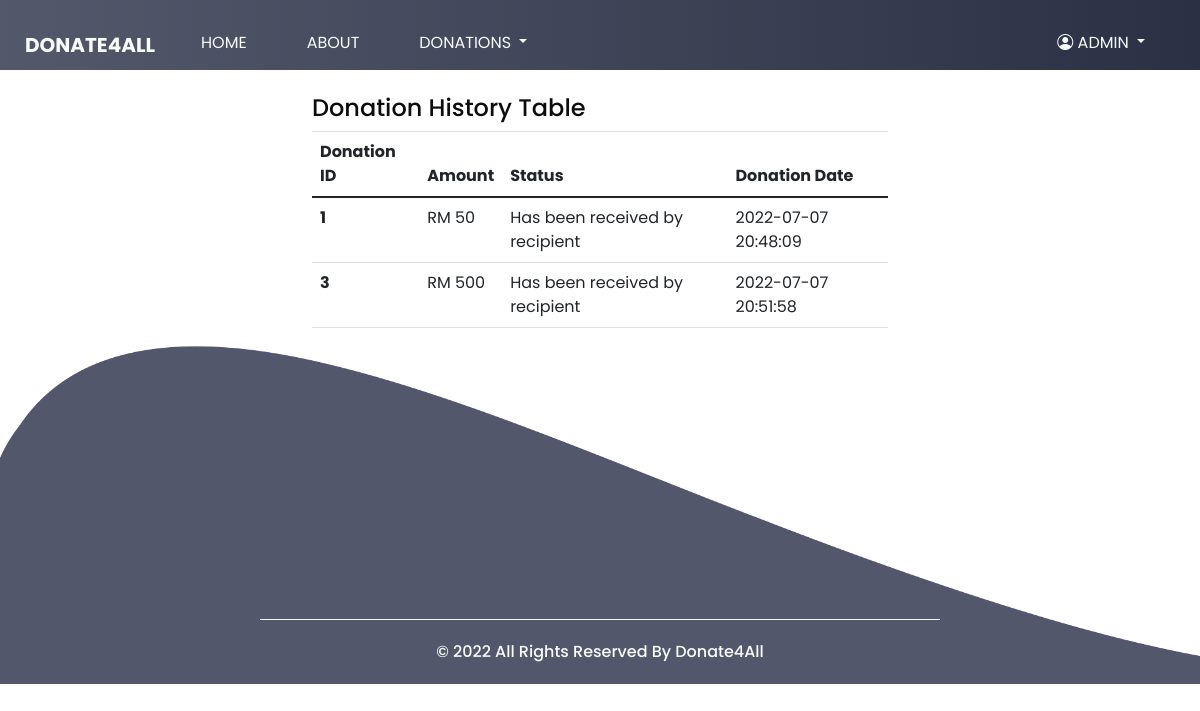
The page /Donor/donationhistory.php (signed in) on the database its author committed.
### tables this page shows
CREATE TABLE `donation` (
  `donationID` int(11) NOT NULL,
  `donor_fk` int(11) NOT NULL,
  `request_fk` int(11) NOT NULL,
  `Amount` double DEFAULT NULL,
  `Status` int(11) DEFAULT NULL,
  `DonationDate` timestamp NULL DEFAULT current_timestamp()
);

### Donor/include/retrievedonation.php (called while the page is built)
<?php
include 'include/config.php';
$query="select donationID,Amount,Status,DonationDate from donation";
$result=mysqli_query($con,$query);
?>

### Donor/donationhistory.php (the view, shortened to what this page needs)
<?php
include('include/config.php');
?>
<!DOCTYPE html>
<html>
<head>
    <link rel="stylesheet" type="text/css" href="https://cdnjs.cloudflare.com/ajax/libs/OwlCarousel2/2.1.3/assets/owl.carousel.min.css" />
    <link rel="stylesheet" type="text/css" href="css/bootstrap.css" />
    <link rel="stylesheet" href="https://cdn.jsdelivr.net/npm/bootstrap@4.0.0/dist/css/bootstrap.min.css" />
    <link rel="stylesheet" href="https://cdn.jsdelivr.net/npm/bootstrap@5.0.2/dist/css/bootstrap.min.css">
    <link rel="stylesheet" href="https://cdn.jsdelivr.net/npm/bootstrap-icons@1.5.0/font/bootstrap-icons.css">
    <link href="css/style.css" rel="stylesheet" />
    <link href="css/responsive.css" rel="stylesheet" />
</head>
<body class="sub_page">
    <div class="hero_area">
        <?php include('include/mainheader.php'); ?>
    </div>
    <br>
    <div class="container-fluid">
            <div class="row justify-content-center">
                <div class="col-lg-6">
                <div class="card-title">
                                    <h4>Donation History Table </h4>
                                </div>
                                <div class="bootstrap-data-table-panel">
                                    <div class="table-responsive">
                                        <table id="row-select" class="display table table-borderd table-hover">
                                            <thead>
                                                <tr>
                                                    <th>Donation ID</th>
                                                    <th>Amount</th>
                                                    <th>Status</th>
                                                    <th>Donation Date</th>
                                                </tr>
                                            </thead>
                                            <tbody>
                                                <?php include 'include/retrievedonation.php'; ?>
                                                <?php if ($result->num_rows > 0) : ?>
                                                    <?php while ($array = mysqli_fetch_row($result)) : ?>
                                                        <tr>
                                                            <th scope="row"><?php echo $array[0]; ?></th>
                                                            <td>RM <?php echo $array[1]; ?></td>
                                                            <td><?php
                                                            if($array[2]==1)
                                                            echo "Has been received by recipient";
                                                            else
                                                            echo "Not been received by recipient"; ?></td>
                                                            <td><?php echo $array[3]; ?></td>
                                                        </tr>
                                                    <?php endwhile; ?>
                                                <?php else : ?>
                                                    <tr>
                                                        <td colspan="3" rowspan="1" headers="">No Data Found</td>
                                                    </tr>
                                                <?php endif; ?>
                                            </tbody>
                                        </table>
                                    </div>
                                </div>
                            </div>
                </div>
            </div>
        <br>
    <br><br><br><br>
    <div class="footer_bg">
        <section class="container-fluid footer_section">
            <p>
                © 2022 All Rights Reserved By
                <a href="index.html">Donate4All</a>
            </p>
        </section>
    </div>
</body>
</html>

### Donor/css/style.css (style rules this page uses)
body { font-family: "Poppins", sans-serif; color: #0c0c0c; background-color: #ffffff; }
.hero_area { height: 94vh; background: -webkit-gradient(linear, left top, right top, from(#53586B), to#2B3044)); background: linear-gradient(to right, #53586B, #2B3044); }
.hero_area::before { content: ""; position: absolute; width: 58%; height: 86%; top: 25px; right: 0; }
.sub_page .hero_area { height: auto; }
.sub_page .hero_area::before { display: none; }
a, a:hover, a:focus { text-decoration: none; }
.footer_bg { background-image: url(../images/footer-bg.png); background-size: cover; padding-top: 280px; margin-top: -125px; }
.footer_section { font-weight: 500; display: -webkit-box; display: -ms-flexbox; display: flex; -webkit-box-pack: center; -ms-flex-pack: center; justify-content: center; }
.footer_section p { color: #f9fcfb; margin: 0; text-align: center; padding: 20px 15%; border-top: 1px solid #f9fcfb; }
.footer_section a { color: #f9fcfb; }

### rows shown on the page
donation: donationID "1", Amount "50", Status "Has been received by recipient", DonationDate "2022-07-07 20:48:09"
donation: donationID "3", Amount "500", Status "Has been received by recipient", DonationDate "2022-07-07 20:51:58"

### other values the page prints
$_SESSION['dlogin'] "ADMIN"
